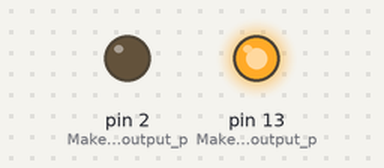
Recording of a sketch running on a simulated Arduino Uno, built with avr-gcc and run on an emulated ATmega328P. Shown: output pins drawn as LEDs (lit = HIGH).

Above: at 1.0 s.
At 3.0 s:
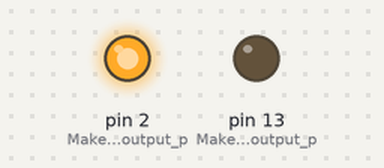
At 5.0 s:
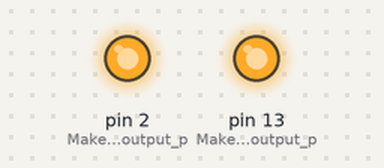
At 7.0 s:
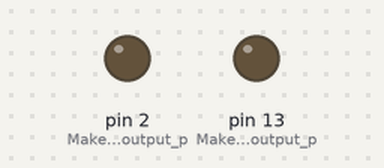
Timing chart, 0 to 10.4 s (numbered marks = the images above):
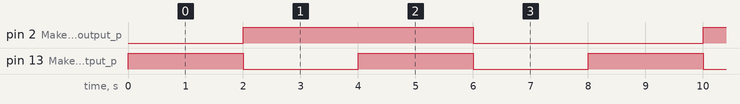

The sketch:

Led_Pattern_using_breadboard.ino
```cpp
// C++ code for Blinking an LED in a pattern using Arduino and breadboard
//


void setup()//Runs once
{
  pinMode( 2, OUTPUT);//Make pin 7 as an output pin for LED
   pinMode( 13, OUTPUT);//Make pin 1 as an output pin for LED
}


void loop()// Runs forever
{
 //Make LED1 low and LED2 High (0 1)
  digitalWrite(2, LOW);// Makes pin 7 high or 5v
  digitalWrite(13, HIGH);// Makes pin 1 high or 5v
  delay(2000); // Delay or wait for 100 milliseconds

  //(1 0)
  digitalWrite(2,HIGH); //Makes pin 7 low or 0v
  digitalWrite(13,LOW); //Makes pin 1 low or 0v
  delay(2000);

  //(1 1)
   digitalWrite(2, HIGH);// Makes pin 7 high or 5v
  digitalWrite(13, HIGH);// Makes pin 1 high or 5v
  delay(2000);

  //(0 0)
  digitalWrite(2, LOW);// Makes pin 7 high or 5v
  digitalWrite(13, LOW);// Makes pin 1 high or 5v
    delay(2000); // Delay a little bit to improve simulation performance
}
```

Measured:
- by itself, pin 2 (Make_pin_7_as_an_output_p): alternates HIGH for 4.0 s and LOW for 4.0 s
- by itself, pin 13 (Make_pin_1_as_an_output_p): alternates HIGH for 2.0 s and LOW for 2.0 s
- by itself, everything shown: repeats every 8.0 s, in 4 steps
